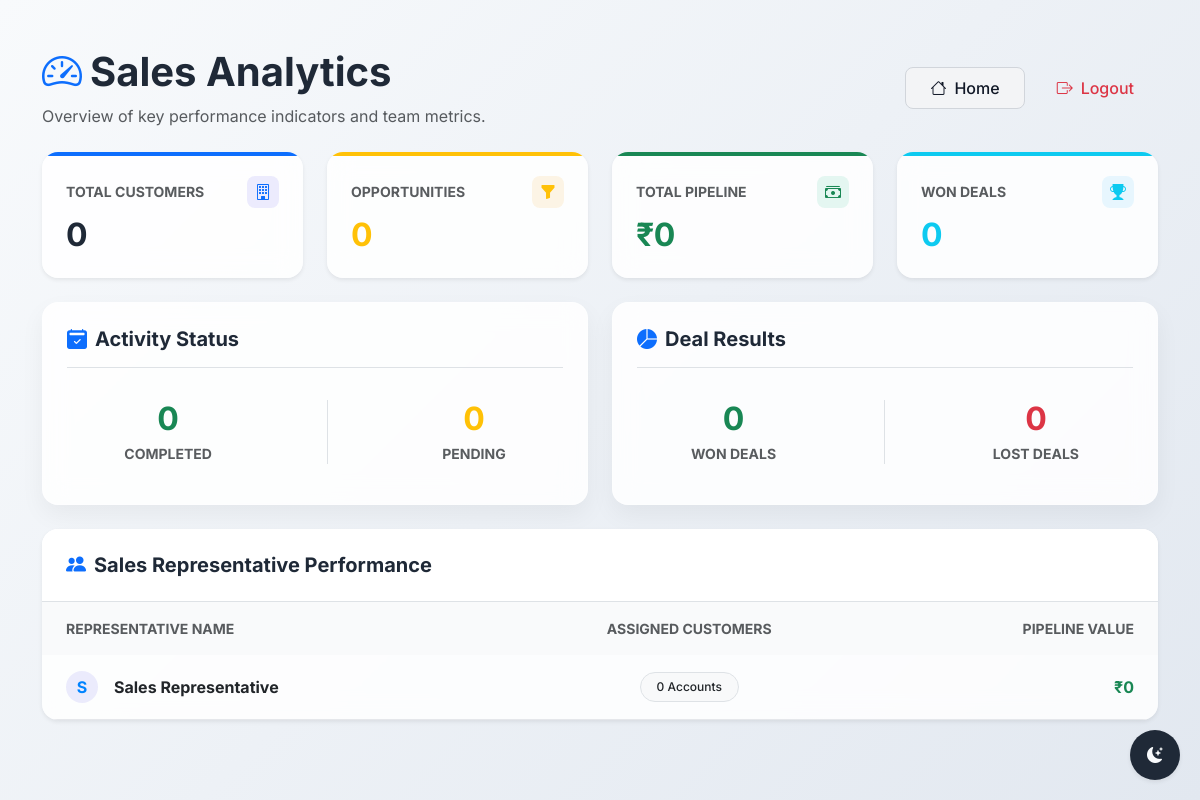
The page /manager/dashboard (signed in) on the database as committed earlier.
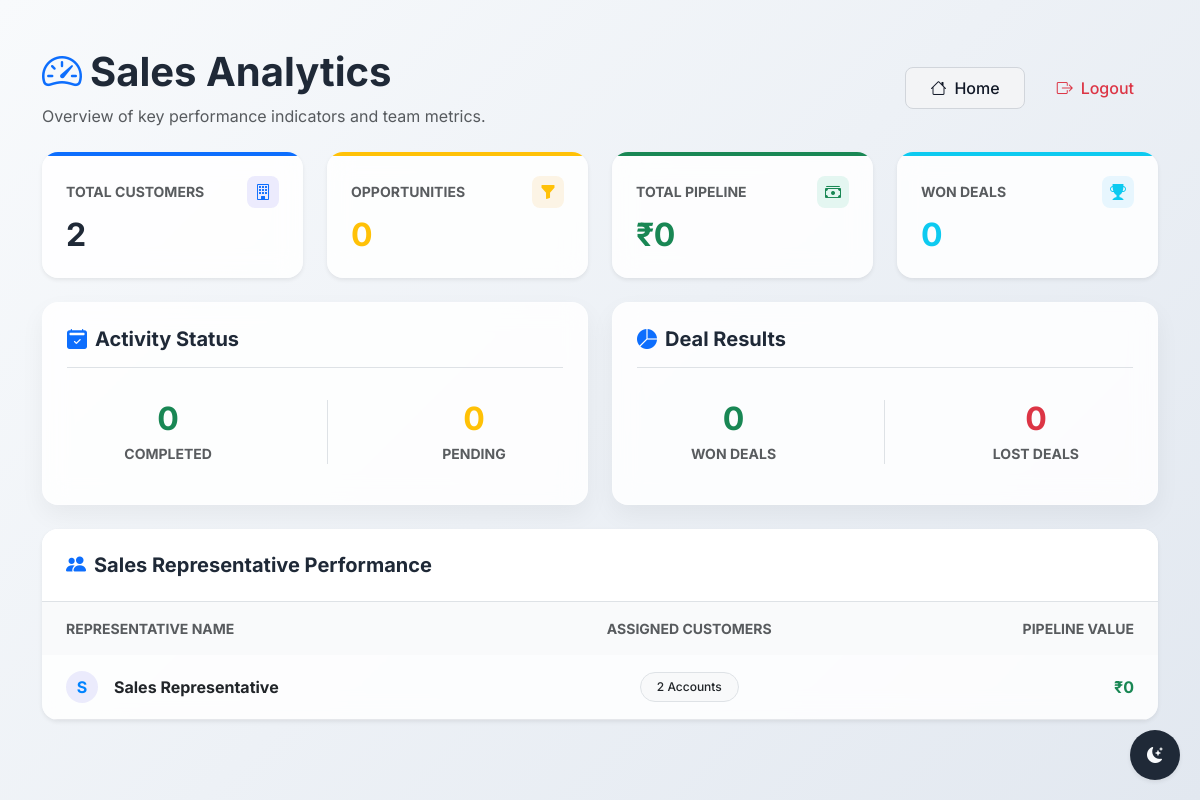
The same page on the database as committed later.
### app/models/user.py (models this page shows)
class User(Base):
    __tablename__ = "users"
    id = Column(Integer, primary_key=True, index=True)
    name = Column(String, nullable=False)
    email = Column(String, unique=True, nullable=False)
    password = Column(String, nullable=False)
    role = Column(String, nullable=False)
    customers = relationship("Customer", back_populates="assigned_rep")
    sales_activities = relationship("SalesActivity",back_populates="user",cascade="all, delete-orphan")
    opportunities = relationship("Opportunity",back_populates="owner",cascade="all, delete-orphan")

### app/routes/manager.py (the view)
@router.get("/manager/dashboard", response_class=HTMLResponse)
def manager_dashboard(request: Request, db: Session = Depends(get_db), user: User = Depends(role_required(["sales_manager", "executive"]))):
    total_customers = db.query(Customer).count()
    total_opportunities = db.query(Opportunity).count()
    total_pipeline = db.query(func.sum(Opportunity.deal_value)).scalar() or 0
    won_deals = db.query(Opportunity).filter(Opportunity.stage == "Won").count()
    lost_deals = db.query(Opportunity).filter(Opportunity.stage == "Lost").count()
    completed_activities = db.query(SalesActivity).filter(SalesActivity.status == "completed").count()
    pending_activities = db.query(SalesActivity).filter(SalesActivity.status == "pending").count()
    sales_reps = db.query(User).filter(User.role == "sales_rep").all()
    rep_stats = []
    for rep in sales_reps:
        rep_pipeline = db.query(func.sum(Opportunity.deal_value)).filter(Opportunity.owner_id == rep.id).scalar() or 0
        rep_customers = db.query(Customer).filter(Customer.assigned_rep_id == rep.id).count()
        rep_stats.append({
            "name": rep.name,
            "pipeline": rep_pipeline,
            "customers": rep_customers
        })
    return templates.TemplateResponse(
        request=request,
        name="manager/manager_dashboard.html",
        context={
            "user": user,
            "total_customers": total_customers,
            "total_opportunities": total_opportunities,
            "total_pipeline": total_pipeline,
            "won_deals": won_deals,
            "lost_deals": lost_deals,
            "completed_activities": completed_activities,
            "pending_activities": pending_activities,
            "rep_stats": rep_stats
        }
    )

### app/templates/manager/manager_dashboard.html (shortened to what the changed rows need)
{% extends 'base.html' %}
{% block content %}
<div class="mb-4 d-flex justify-content-between align-items-center">
    <div>
        <h1 class="fw-bold text-theme-dark"><i class="bi bi-speedometer2 me-2 text-primary"></i>Sales Analytics</h1>
    </div>
</div>
<div class="row g-4 mb-4">
    <div class="col-md-3">
        <div class="glass-card shadow-sm border-0 h-100 position-relative overflow-hidden">
            <div class="card-body p-4">
                <div class="d-flex justify-content-between align-items-center mb-2">
                    <h6 class="text-muted small fw-bold text-uppercase mb-0">Total Customers</h6>
                    <div class="icon-box-sm-rounded bg-primary-subtle-custom">
                    </div>
                </div>
                <h2 class="mb-0 fw-bold text-theme-dark" style="letter-spacing: -0.5px;">{{ total_customers }}</h2>
            </div>
        </div>
    </div>
    <div class="col-md-3">
        <div class="glass-card shadow-sm border-0 h-100 position-relative overflow-hidden">
            <div class="card-body p-4">
                <h2 class="mb-0 fw-bold text-warning" style="letter-spacing: -0.5px;">{{ total_opportunities }}</h2>
            </div>
        </div>
    </div>
    <div class="col-md-3">
        <div class="glass-card shadow-sm border-0 h-100 position-relative overflow-hidden">
            <div class="card-body p-4">
                <h2 class="mb-0 fw-bold text-success" style="letter-spacing: -0.5px;">₹{{ total_pipeline }}</h2>
            </div>
        </div>
    </div>
    <div class="col-md-3">
        <div class="glass-card shadow-sm border-0 h-100 position-relative overflow-hidden">
            <div class="card-body p-4">
                <h2 class="mb-0 fw-bold text-info" style="letter-spacing: -0.5px;">{{ won_deals }}</h2>
            </div>
        </div>
    </div>
</div>
<div class="row g-4 mb-4">
    <div class="col-md-6">
        <div class="glass-card p-4 h-100">
            <div class="d-flex justify-content-around text-center py-3">
                <div>
                    <h2 class="text-success fw-bold mb-1">{{ completed_activities }}</h2>
                </div>
                <div>
                    <h2 class="text-warning fw-bold mb-1">{{ pending_activities }}</h2>
                </div>
            </div>
        </div>
    </div>
    <div class="col-md-6">
        <div class="glass-card p-4 h-100">
            <div class="d-flex justify-content-around text-center py-3">
                <div>
                    <h2 class="text-success fw-bold mb-1">{{ won_deals }}</h2>
                </div>
                <div>
                    <h2 class="text-danger fw-bold mb-1">{{ lost_deals }}</h2>
                </div>
            </div>
        </div>
    </div>
</div>
<div class="glass-card p-0 overflow-hidden border-0 shadow-sm">
    <div class="table-responsive">
        <table class="table table-hover align-middle mb-0">
            <thead class="table-header-bg">
                <tr>
                    <th class="text-muted fw-bold small text-uppercase px-4 py-3 border-0">Representative Name</th>
                    <th class="text-muted fw-bold small text-uppercase px-4 py-3 border-0 text-center">Assigned Customers</th>
                    <th class="text-muted fw-bold small text-uppercase px-4 py-3 border-0 text-end">Pipeline Value</th>
                </tr>
            </thead>
            <tbody class="border-top-0">
                {% for rep in rep_stats %}
                <tr>
                    <td class="px-4 py-3">
                        <div class="d-flex align-items-center gap-3">
                            <div class="avatar-circle avatar-primary">
                                {{ rep.name[0] }}
                            </div>
                            <span class="fw-bold text-dark">{{ rep.name }}</span>
                        </div>
                    </td>
                    <td class="px-4 py-3 text-center">
                        <span class="badge bg-light text-dark border px-3 py-2 rounded-pill">{{ rep.customers }} Accounts</span>
                    </td>
                    <td class="px-4 py-3 fw-bold text-success text-end">
                        ₹{{ rep.pipeline }}
                    </td>
                </tr>
                {% endfor %}
            </tbody>
        </table>
    </div>
</div>
{% endblock %}

Rows that differ between the two databases and show on the page:
changed User "Sales Representative": customers "0" → "2"
Other text that changed with them:
{{ total_customers }}: "0" → "2"
